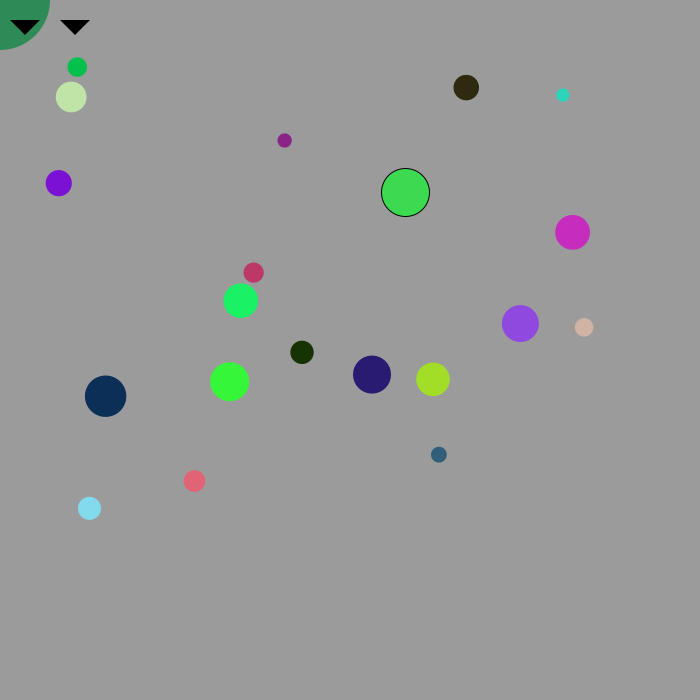
Frame 1 (no input)
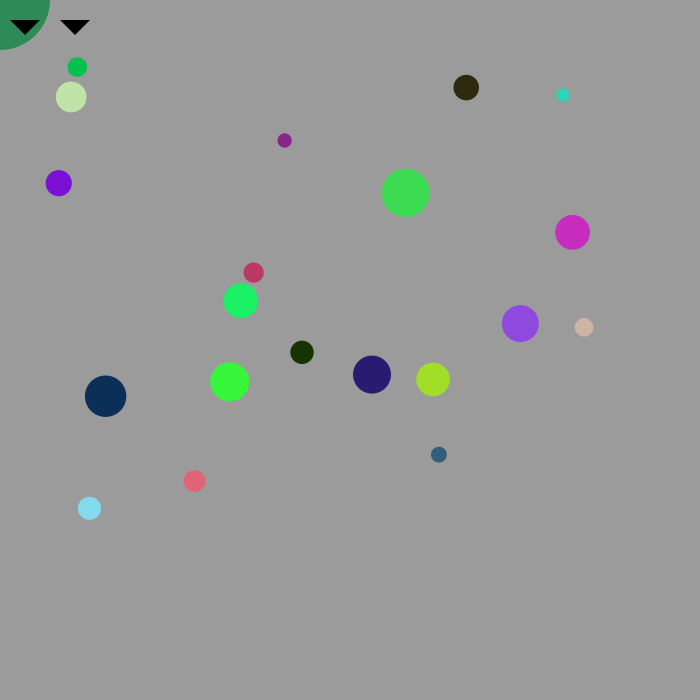
Frame 60 (the mouse pressed at the canvas centre just before this capture)
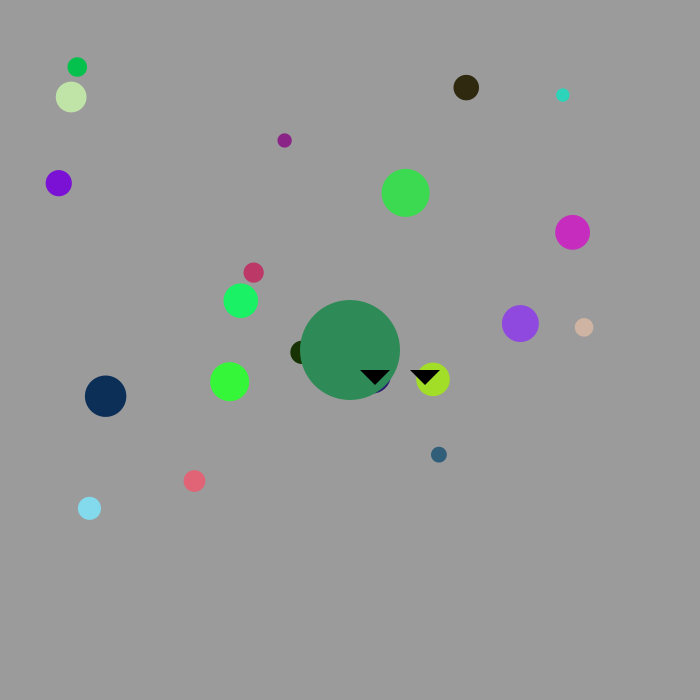
Frame 120 (the mouse held since frame 60 and released just before this capture)

The Processing sketch that drew these frames (run headless with seeded random() and noise(); from frame 60 on, the mouse is pressed at the canvas centre):

// Processing sketch: MalgorzataRosenfeld_Brief1
// ── MalgorzataRosenfeld_Brief1.pde
//Initialise  face
Face myFace;

//create array to store all my circles in
Circle[] allCircles = new Circle[20];


void setup(){
  size(700, 700); //size of the screen
  background(155);  //set up background colour
  
  for (int i = 0; i < 20; i++)  //loop through the array and create space for 20 new circles 
  {
    allCircles[i] = new Circle();
  }
  myFace = new Face();    //create a face
}


void draw() {
    background(155); //set background colour to make sure I only have one face at a time 
    
     for(int c=0; c<20; c++){   //loop through the array and draw 20 new circles 
       allCircles[c].paint();
      }
      
    myFace.paint(mouseX, mouseY); //tie down the face to mouse coordinates
    
      if(keyCode == UP && keyPressed == true){     //move all 20 circles up
        for(int p=0; p<20; p++){
          allCircles[p].yPos -= 1;
        }
      }
      if(keyCode == DOWN && keyPressed == true){     //move all 20 circles down
        for(int p=0; p<20; p++){
          allCircles[p].yPos += 1;
        }
      }
      if(keyCode == LEFT && keyPressed == true){       //move all 20 circles left
        for(int p=0; p<20; p++){
          allCircles[p].xPos -= 1;
        }
      }
      if(keyCode == RIGHT && keyPressed == true){      //move all 20 circles right
        for(int p=0; p<20; p++){
          allCircles[p].xPos += 1;
        }
      }
 
}
// ── Circle.pde
//set up class and its attributes 
class Circle{
  float xPos;
  float yPos;
  float cWidth;
  float cRed;
  float cGreen;
  float cBlue;
  
  //set up circle position, radies and colour
  Circle(){
    xPos = random(50,600);
    yPos = random(50,600);
    cWidth = random(10,50);
    cRed = random(0,255);
    cGreen = random(0,255);
    cBlue = random(0,255);
  }
  
  //set up paint function 
    void paint() {
    fill(cRed, cGreen, cBlue);
    ellipse(xPos, yPos, cWidth, cWidth);
    noStroke();
    noFill();
  }
}
// ── Face.pde
class Face{
  
  
  void paint(){
    paint(0, 0);
  }
  
  void paint(int xPos, int yPos){
    
    pushMatrix();
    
    translate(xPos, yPos);
    fill(46, 139, 87);
    ellipse(0, 0, 100, 100);
    fill(0);
    triangle(10, 20, 40 , 20, 25, 35); 
    triangle(60, 20, 90 , 20, 75, 35); 
    
    popMatrix();
  }
}
  
    
